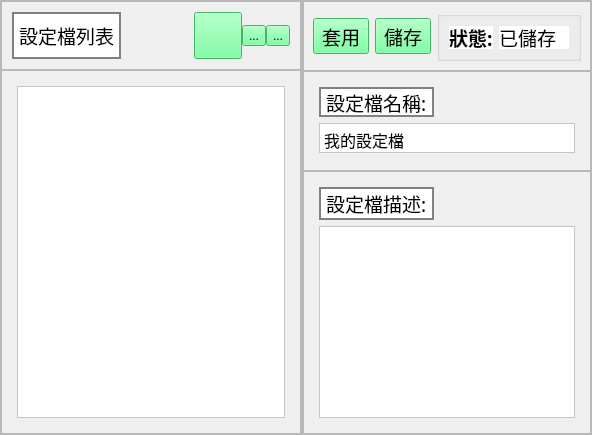
         <widget class="QWidget" name="profile_page">
          <property name="styleSheet">
           <string notr="true">QLabel{
background-color: rgb(255, 255, 255);
}
QPlainTextEdit{
background-color: rgb(255, 255, 255);
}
QListWidget{
background-color: rgb(255, 255, 255);
}
QToolButton{
background:transparent;
background-color: rgb(94, 252, 141);
}</string>
          </property>
          <layout class="QHBoxLayout" name="horizontalLayout_4">
           <property name="spacing">
            <number>0</number>
           </property>
           <property name="leftMargin">
            <number>0</number>
           </property>
           <property name="topMargin">
            <number>0</number>
           </property>
           <property name="rightMargin">
            <number>0</number>
           </property>
           <property name="bottomMargin">
            <number>0</number>
           </property>
           <item>
            <widget class="QFrame" name="profile_list_frame">
             <property name="sizePolicy">
              <sizepolicy hsizetype="Preferred" vsizetype="Preferred">
               <horstretch>2</horstretch>
               <verstretch>0</verstretch>
              </sizepolicy>
             </property>
             <property name="frameShape">
              <enum>QFrame::StyledPanel</enum>
             </property>
             <property name="frameShadow">
              <enum>QFrame::Raised</enum>
             </property>
             <layout class="QVBoxLayout" name="verticalLayout_8">
              <property name="spacing">
               <number>0</number>
              </property>
              <property name="leftMargin">
               <number>0</number>
              </property>
              <property name="topMargin">
               <number>0</number>
              </property>
              <property name="rightMargin">
               <number>0</number>
              </property>
              <property name="bottomMargin">
               <number>0</number>
              </property>
              <item alignment="Qt::AlignTop">
               <widget class="QFrame" name="list_control_btn">
                <property name="minimumSize">
                 <size>
                  <width>300</width>
                  <height>65</height>
                 </size>
                </property>
                <property name="maximumSize">
                 <size>
                  <width>16777215</width>
                  <height>70</height>
                 </size>
                </property>
                <property name="frameShape">
                 <enum>QFrame::StyledPanel</enum>
                </property>
                <property name="frameShadow">
                 <enum>QFrame::Raised</enum>
                </property>
                <layout class="QHBoxLayout" name="horizontalLayout_6">
                 <property name="spacing">
                  <number>0</number>
                 </property>
                 <property name="leftMargin">
                  <number>10</number>
                 </property>
                 <property name="topMargin">
                  <number>10</number>
                 </property>
                 <property name="rightMargin">
                  <number>10</number>
                 </property>
                 <property name="bottomMargin">
                  <number>10</number>
                 </property>
                 <item alignment="Qt::AlignLeft">
                  <widget class="QLabel" name="profile_list_label">
                   <property name="sizePolicy">
                    <sizepolicy hsizetype="Preferred" vsizetype="Preferred">
                     <horstretch>0</horstretch>
                     <verstretch>0</verstretch>
                    </sizepolicy>
                   </property>
                   <property name="maximumSize">
                    <size>
                     <width>16777211</width>
                     <height>16777215</height>
                    </size>
                   </property>
                   <property name="font">
                    <font>
                     <family>Adobe 黑体 Std R</family>
                     <pointsize>14</pointsize>
                     <stylestrategy>PreferDefault</stylestrategy>
                    </font>
                   </property>
                   <property name="styleSheet">
                    <string notr="true">background-color: rgb(255, 255, 255);
border: 2px solid gray;</string>
                   </property>
                   <property name="text">
                    <string>設定檔列表</string>
                   </property>
                   <property name="alignment">
                    <set>Qt::AlignLeading|Qt::AlignLeft|Qt::AlignVCenter</set>
                   </property>
                   <property name="margin">
                    <number>0</number>
                   </property>
                   <property name="indent">
                    <number>-1</number>
                   </property>
                  </widget>
                 </item>
                 <item>
                  <widget class="QToolButton" name="profile_list_add_btn">
                   <property name="styleSheet">
                    <string notr="true"/>
                   </property>
                   <property name="text">
                    <string/>
                   </property>
                   <property name="icon">
                    <iconset resource="res.qrc">
                     <normaloff>:/icons/icons/plus.png</normaloff>:/icons/icons/plus.png</iconset>
                   </property>
                   <property name="iconSize">
                    <size>
                     <width>40</width>
                     <height>40</height>
                    </size>
                   </property>
                  </widget>
                 </item>
                 <item>
                  <widget class="QToolButton" name="profile_list_del_btn">
                   <property name="styleSheet">
                    <string notr="true"/>
                   </property>
                   <property name="text">
                    <string>...</string>
                   </property>
                   <property name="icon">
                    <iconset resource="res.qrc">
                     <normaloff>:/icons/icons/minus.png</normaloff>:/icons/icons/minus.png</iconset>
                   </property>
                   <property name="iconSize">
                    <size>
                     <width>40</width>
                     <height>40</height>
                    </size>
                   </property>
                  </widget>
                 </item>
                 <item>
                  <widget class="QToolButton" name="profile_list_copy_btn">
                   <property name="styleSheet">
                    <string notr="true"/>
                   </property>
                   <property name="text">
                    <string>...</string>
                   </property>
                   <property name="icon">
                    <iconset resource="res.qrc">
                     <normaloff>:/icons/icons/copy.png</normaloff>:/icons/icons/copy.png</iconset>
                   </property>
                   <property name="iconSize">
                    <size>
                     <width>40</width>
                     <height>40</height>
                    </size>
                   </property>
                  </widget>
                 </item>
                </layout>
               </widget>
              </item>
              <item>
               <widget class="QFrame" name="profile_list_area">
                <property name="sizePolicy">
                 <sizepolicy hsizetype="Expanding" vsizetype="Expanding">
                  <horstretch>0</horstretch>
                  <verstretch>0</verstretch>
                 </sizepolicy>
                </property>
                <property name="minimumSize">
                 <size>
                  <width>300</width>
                  <height>300</height>
                 </size>
                </property>
                <property name="frameShape">
                 <enum>QFrame::StyledPanel</enum>
                </property>
                <property name="frameShadow">
                 <enum>QFrame::Raised</enum>
                </property>
                <layout class="QVBoxLayout" name="verticalLayout_9">
                 <property name="spacing">
                  <number>0</number>
                 </property>
                 <property name="leftMargin">
                  <number>15</number>
                 </property>
                 <property name="topMargin">
                  <number>15</number>
                 </property>
                 <property name="rightMargin">
                  <number>15</number>
                 </property>
                 <property name="bottomMargin">
                  <number>15</number>
                 </property>
                 <item>
                  <widget class="QListWidget" name="profile_list">
                   <property name="font">
                    <font>
                     <family>Adobe 黑体 Std R</family>
                     <pointsize>12</pointsize>
                    </font>
                   </property>
                   <property name="styleSheet">
                    <string notr="true"/>
                   </property>
                  </widget>
                 </item>
                </layout>
               </widget>
              </item>
             </layout>
            </widget>
           </item>
           <item>
            <widget class="QFrame" name="profile_info_frame">
             <property name="sizePolicy">
              <sizepolicy hsizetype="Preferred" vsizetype="Preferred">
               <horstretch>3</horstretch>
               <verstretch>0</verstretch>
              </sizepolicy>
             </property>
             <property name="frameShape">
              <enum>QFrame::StyledPanel</enum>
             </property>
             <property name="frameShadow">
              <enum>QFrame::Raised</enum>
             </property>
             <layout class="QVBoxLayout" name="verticalLayout_10">
              <property name="spacing">
               <number>0</number>
              </property>
              <property name="leftMargin">
               <number>0</number>
              </property>
              <property name="topMargin">
               <number>0</number>
              </property>
              <property name="rightMargin">
               <number>0</number>
              </property>
              <property name="bottomMargin">
               <number>0</number>
              </property>
              <item alignment="Qt::AlignTop">
               <widget class="QFrame" name="info_control_btn">
                <property name="minimumSize">
                 <size>
                  <width>0</width>
                  <height>65</height>
                 </size>
                </property>
                <property name="maximumSize">
                 <size>
                  <width>16777215</width>
                  <height>70</height>
                 </size>
                </property>
                <property name="frameShape">
                 <enum>QFrame::StyledPanel</enum>
                </property>
                <property name="frameShadow">
                 <enum>QFrame::Raised</enum>
                </property>
                <layout class="QHBoxLayout" name="horizontalLayout_7">
                 <item>
                  <widget class="QToolButton" name="profile_apply_btn">
                   <property name="font">
                    <font>
                     <family>Adobe 黑体 Std R</family>
                     <pointsize>14</pointsize>
                    </font>
                   </property>
                   <property name="styleSheet">
                    <string notr="true"/>
                   </property>
                   <property name="text">
                    <string>套用</string>
                   </property>
                   <property name="icon">
                    <iconset resource="res.qrc">
                     <normaloff>:/icons/icons/profile_switch.png</normaloff>:/icons/icons/profile_switch.png</iconset>
                   </property>
                   <property name="iconSize">
                    <size>
                     <width>40</width>
                     <height>40</height>
                    </size>
                   </property>
                   <property name="toolButtonStyle">
                    <enum>Qt::ToolButtonTextBesideIcon</enum>
                   </property>
                  </widget>
                 </item>
                 <item>
                  <widget class="QToolButton" name="profile_save_btn">
                   <property name="font">
                    <font>
                     <family>Adobe 黑体 Std R</family>
                     <pointsize>14</pointsize>
                    </font>
                   </property>
                   <property name="styleSheet">
                    <string notr="true"/>
                   </property>
                   <property name="text">
                    <string>儲存</string>
                   </property>
                   <property name="icon">
                    <iconset resource="res.qrc">
                     <normaloff>:/icons/icons/check.png</normaloff>:/icons/icons/check.png</iconset>
                   </property>
                   <property name="iconSize">
                    <size>
                     <width>40</width>
                     <height>40</height>
                    </size>
                   </property>
                   <property name="toolButtonStyle">
                    <enum>Qt::ToolButtonTextBesideIcon</enum>
                   </property>
                  </widget>
                 </item>
                 <item>
                  <widget class="QGroupBox" name="profile_info_state_box">
                   <property name="title">
                    <string/>
                   </property>
                   <layout class="QFormLayout" name="formLayout_11">
                    <item row="0" column="0">
                     <widget class="QLabel" name="profile_info_state_label">
                      <property name="font">
                       <font>
                        <family>Adobe 黑体 Std R</family>
                        <pointsize>14</pointsize>
                        <weight>75</weight>
                        <bold>true</bold>
                       </font>
                      </property>
                      <property name="styleSheet">
                       <string notr="true"/>
                      </property>
                      <property name="text">
                       <string>狀態:</string>
                      </property>
                     </widget>
                    </item>
                    <item row="0" column="1">
                     <widget class="QLabel" name="profile_info_state">
                      <property name="font">
                       <font>
                        <family>Adobe 黑体 Std R</family>
                        <pointsize>14</pointsize>
                       </font>
                      </property>
                      <property name="text">
                       <string>已儲存</string>
                      </property>
                     </widget>
                    </item>
                   </layout>
                  </widget>
                 </item>
                </layout>
               </widget>
              </item>
              <item>
               <widget class="QFrame" name="profile_name_area">
                <property name="sizePolicy">
                 <sizepolicy hsizetype="Preferred" vsizetype="Expanding">
                  <horstretch>0</horstretch>
                  <verstretch>1</verstretch>
                 </sizepolicy>
                </property>
                <property name="minimumSize">
                 <size>
                  <width>0</width>
                  <height>100</height>
                 </size>
                </property>
                <property name="maximumSize">
                 <size>
                  <width>16777215</width>
                  <height>100</height>
                 </size>
                </property>
                <property name="frameShape">
                 <enum>QFrame::StyledPanel</enum>
                </property>
                <property name="frameShadow">
                 <enum>QFrame::Raised</enum>
                </property>
                <layout class="QVBoxLayout" name="verticalLayout_11">
                 <property name="leftMargin">
                  <number>15</number>
                 </property>
                 <property name="topMargin">
                  <number>15</number>
                 </property>
                 <property name="rightMargin">
                  <number>15</number>
                 </property>
                 <property name="bottomMargin">
                  <number>15</number>
                 </property>
                 <item alignment="Qt::AlignLeft">
                  <widget class="QLabel" name="profile_name_label">
                   <property name="maximumSize">
                    <size>
                     <width>16777215</width>
                     <height>30</height>
                    </size>
                   </property>
                   <property name="font">
                    <font>
                     <family>Adobe 黑体 Std R</family>
                     <pointsize>14</pointsize>
                     <weight>50</weight>
                     <bold>false</bold>
                    </font>
                   </property>
                   <property name="styleSheet">
                    <string notr="true">background-color: rgb(255, 255, 255);
border: 2px solid gray;</string>
                   </property>
                   <property name="text">
                    <string>設定檔名稱:</string>
                   </property>
                  </widget>
                 </item>
                 <item>
                  <widget class="QPlainTextEdit" name="profile_name">
                   <property name="sizePolicy">
                    <sizepolicy hsizetype="Expanding" vsizetype="Preferred">
                     <horstretch>0</horstretch>
                     <verstretch>0</verstretch>
                    </sizepolicy>
                   </property>
                   <property name="maximumSize">
                    <size>
                     <width>16777215</width>
                     <height>30</height>
                    </size>
                   </property>
                   <property name="font">
                    <font>
                     <family>Adobe 黑体 Std R</family>
                     <pointsize>12</pointsize>
                    </font>
                   </property>
                   <property name="verticalScrollBarPolicy">
                    <enum>Qt::ScrollBarAlwaysOff</enum>
                   </property>
                   <property name="plainText">
                    <string>我的設定檔</string>
                   </property>
                   <property name="overwriteMode">
                    <bool>false</bool>
                   </property>
                   <property name="centerOnScroll">
                    <bool>false</bool>
                   </property>
                  </widget>
                 </item>
                </layout>
               </widget>
              </item>
              <item>
               <widget class="QFrame" name="profile_description_frame">
                <property name="sizePolicy">
                 <sizepolicy hsizetype="Preferred" vsizetype="Expanding">
                  <horstretch>0</horstretch>
                  <verstretch>3</verstretch>
                 </sizepolicy>
                </property>
                <property name="frameShape">
                 <enum>QFrame::StyledPanel</enum>
                </property>
                <property name="frameShadow">
                 <enum>QFrame::Raised</enum>
                </property>
                <layout class="QVBoxLayout" name="verticalLayout_12">
                 <property name="leftMargin">
                  <number>15</number>
                 </property>
                 <property name="topMargin">
                  <number>15</number>
                 </property>
                 <property name="rightMargin">
                  <number>15</number>
                 </property>
                 <property name="bottomMargin">
                  <number>15</number>
                 </property>
                 <item alignment="Qt::AlignLeft">
                  <widget class="QLabel" name="profile_description_label">
                   <property name="font">
                    <font>
                     <family>Adobe 黑体 Std R</family>
                     <pointsize>14</pointsize>
                    </font>
                   </property>
                   <property name="styleSheet">
                    <string notr="true">background-color: rgb(255, 255, 255);
border: 2px solid gray;</string>
                   </property>
                   <property name="text">
                    <string>設定檔描述:</string>
                   </property>
                  </widget>
                 </item>
                 <item>
                  <widget class="QPlainTextEdit" name="profile_description_context">
                   <property name="font">
                    <font>
                     <family>Adobe 黑体 Std R</family>
                     <pointsize>12</pointsize>
                    </font>
                   </property>
                  </widget>
                 </item>
                </layout>
               </widget>
              </item>
             </layout>
            </widget>
           </item>
          </layout>
         </widget>
